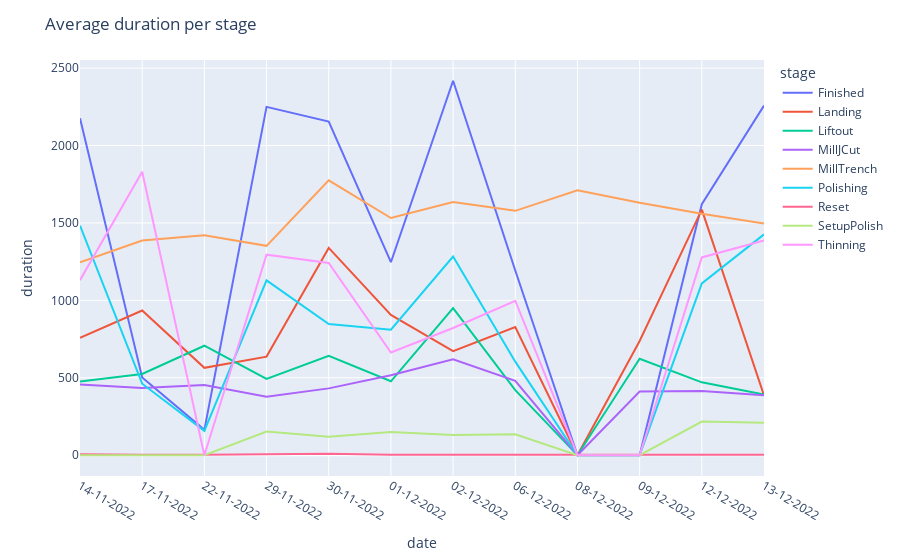

The notebook cell this image was saved under:
### Code cell
# group df_history by date and stage
df_history["date"] = pd.to_datetime(df_history["date"])
df_history["stage"] = df_history["stage"].astype("category")
df_history_group = df_history.groupby(by=["date", "stage"]).mean()
df_history_group = df_history_group.reset_index()
df_history_group["date"] = df_history_group["date"].dt.strftime("%d-%m-%Y")

# drop all columns except date, stage, duration
df_history_group = df_history_group[["date", "stage", "duration"]]
df_history_group["duration"] = df_history_group["duration"].astype("float")

# fillna 0
df_history_group["duration"] = df_history_group["duration"].fillna(0)

# plot a time series of duration per stage
fig = px.line(df_history_group, x="date", y="duration", color="stage")
fig.update_layout(title="Average duration per stage")
fig.show()

### Figure 1 — Plotly figure (JSON) as saved in the notebook; plotly's stock layout.template omitted (floating-point values rounded to 4 significant figures)
{"data": [{"hovertemplate": "stage=Finished<br>date=%{x}<br>duration=%{y}<extra></extra>", "legendgroup": "Finished", "line": {"color": "#636efa", "dash": "solid"}, "marker": {"symbol": "circle"}, "mode": "lines", "name": "Finished", "orientation": "v", "showlegend": true, "type": "scatter", "x": ["14-11-2022", "17-11-2022", "22-11-2022", "29-11-2022", "30-11-2022", "01-12-2022", "02-12-2022", "06-12-2022", "08-12-2022", "09-12-2022", "12-12-2022", "13-12-2022"], "xaxis": "x", "y": [2176.0, 501.4, 163.8, 2250.0, 2155.0, 1246.0, 2418.0, 1193.0, 0, 0, 1621.0, 2258.0], "yaxis": "y"}, {"hovertemplate": "stage=Landing<br>date=%{x}<br>duration=%{y}<extra></extra>", "legendgroup": "Landing", "line": {"color": "#EF553B", "dash": "solid"}, "marker": {"symbol": "circle"}, "mode": "lines", "name": "Landing", "orientation": "v", "showlegend": true, "type": "scatter", "x": ["14-11-2022", "17-11-2022", "22-11-2022", "29-11-2022", "30-11-2022", "01-12-2022", "02-12-2022", "06-12-2022", "08-12-2022", "09-12-2022", "12-12-2022", "13-12-2022"], "xaxis": "x", "y": [758.6, 934.6, 564.3, 636.7, 1339.0, 906.2, 672.1, 828.1, 0, 737.5, 1586.0, 385.5], "yaxis": "y"}, {"hovertemplate": "stage=Liftout<br>date=%{x}<br>duration=%{y}<extra></extra>", "legendgroup": "Liftout", "line": {"color": "#00cc96", "dash": "solid"}, "marker": {"symbol": "circle"}, "mode": "lines", "name": "Liftout", "orientation": "v", "showlegend": true, "type": "scatter", "x": ["14-11-2022", "17-11-2022", "22-11-2022", "29-11-2022", "30-11-2022", "01-12-2022", "02-12-2022", "06-12-2022", "08-12-2022", "09-12-2022", "12-12-2022", "13-12-2022"], "xaxis": "x", "y": [475.1, 524.5, 707.0, 492.7, 642.0, 477.4, 949.7, 419.8, 0, 622.7, 470.5, 391.8], "yaxis": "y"}, {"hovertemplate": "stage=MillJCut<br>date=%{x}<br>duration=%{y}<extra></extra>", "legendgroup": "MillJCut", "line": {"color": "#ab63fa", "dash": "solid"}, "marker": {"symbol": "circle"}, "mode": "lines", "name": "MillJCut", "orientation": "v", "showlegend": true, "type": "scatter", "x": ["14-11-2022", "17-11-2022", "22-11-2022", "29-11-2022", "30-11-2022", "01-12-2022", "02-12-2022", "06-12-2022", "08-12-2022", "09-12-2022", "12-12-2022", "13-12-2022"], "xaxis": "x", "y": [456.6, 433.4, 453.5, 378.0, 431.6, 516.3, 619.0, 480.7, 0, 411.0, 414.9, 386.7], "yaxis": "y"}, {"hovertemplate": "stage=MillTrench<br>date=%{x}<br>duration=%{y}<extra></extra>", "legendgroup": "MillTrench", "line": {"color": "#FFA15A", "dash": "solid"}, "marker": {"symbol": "circle"}, "mode": "lines", "name": "MillTrench", "orientation": "v", "showlegend": true, "type": "scatter", "x": ["14-11-2022", "17-11-2022", "22-11-2022", "29-11-2022", "30-11-2022", "01-12-2022", "02-12-2022", "06-12-2022", "08-12-2022", "09-12-2022", "12-12-2022", "13-12-2022"], "xaxis": "x", "y": [1246.0, 1387.0, 1421.0, 1352.0, 1775.0, 1532.0, 1635.0, 1578.0, 1711.0, 1631.0, 1559.0, 1497.0], "yaxis": "y"}, {"hovertemplate": "stage=Polishing<br>date=%{x}<br>duration=%{y}<extra></extra>", "legendgroup": "Polishing", "line": {"color": "#19d3f3", "dash": "solid"}, "marker": {"symbol": "circle"}, "mode": "lines", "name": "Polishing", "orientation": "v", "showlegend": true, "type": "scatter", "x": ["14-11-2022", "17-11-2022", "22-11-2022", "29-11-2022", "30-11-2022", "01-12-2022", "02-12-2022", "06-12-2022", "08-12-2022", "09-12-2022", "12-12-2022", "13-12-2022"], "xaxis": "x", "y": [1483.0, 461.6, 157.3, 1129.0, 846.7, 810.4, 1283.0, 604.0, 0, 0, 1109.0, 1426.0], "yaxis": "y"}, {"hovertemplate": "stage=Reset<br>date=%{x}<br>duration=%{y}<extra></extra>", "legendgroup": "Reset", "line": {"color": "#FF6692", "dash": "solid"}, "marker": {"symbol": "circle"}, "mode": "lines", "name": "Reset", "orientation": "v", "showlegend": true, "type": "scatter", "x": ["14-11-2022", "17-11-2022", "22-11-2022", "29-11-2022", "30-11-2022", "01-12-2022", "02-12-2022", "06-12-2022", "08-12-2022", "09-12-2022", "12-12-2022", "13-12-2022"], "xaxis": "x", "y": [6.866, 2.514, 3.285, 6.043, 9.767, 2.383, 2.669, 1.495, 0, 3.901, 1.843, 3.613], "yaxis": "y"}, {"hovertemplate": "stage=SetupPolish<br>date=%{x}<br>duration=%{y}<extra></extra>", "legendgroup": "SetupPolish", "line": {"color": "#B6E880", "dash": "solid"}, "marker": {"symbol": "circle"}, "mode": "lines", "name": "SetupPolish", "orientation": "v", "showlegend": true, "type": "scatter", "x": ["14-11-2022", "17-11-2022", "22-11-2022", "29-11-2022", "30-11-2022", "01-12-2022", "02-12-2022", "06-12-2022", "08-12-2022", "09-12-2022", "12-12-2022", "13-12-2022"], "xaxis": "x", "y": [0, 0, 0, 152.4, 119.3, 149.3, 130.9, 134.8, 0, 0, 217.4, 209.6], "yaxis": "y"}, {"hovertemplate": "stage=Thinning<br>date=%{x}<br>duration=%{y}<extra></extra>", "legendgroup": "Thinning", "line": {"color": "#FF97FF", "dash": "solid"}, "marker": {"symbol": "circle"}, "mode": "lines", "name": "Thinning", "orientation": "v", "showlegend": true, "type": "scatter", "x": ["14-11-2022", "17-11-2022", "22-11-2022", "29-11-2022", "30-11-2022", "01-12-2022", "02-12-2022", "06-12-2022", "08-12-2022", "09-12-2022", "12-12-2022", "13-12-2022"], "xaxis": "x", "y": [1131.0, 1831.0, 0, 1295.0, 1241.0, 663.0, 821.5, 997.7, 0, 0, 1277.0, 1386.0], "yaxis": "y"}], "layout": {"legend": {"title": {"text": "stage"}, "tracegroupgap": 0}, "margin": {"t": 60}, "title": {"text": "Average duration per stage"}, "xaxis": {"anchor": "y", "domain": [0, 1], "title": {"text": "date"}}, "yaxis": {"anchor": "x", "domain": [0, 1], "title": {"text": "duration"}}}}
